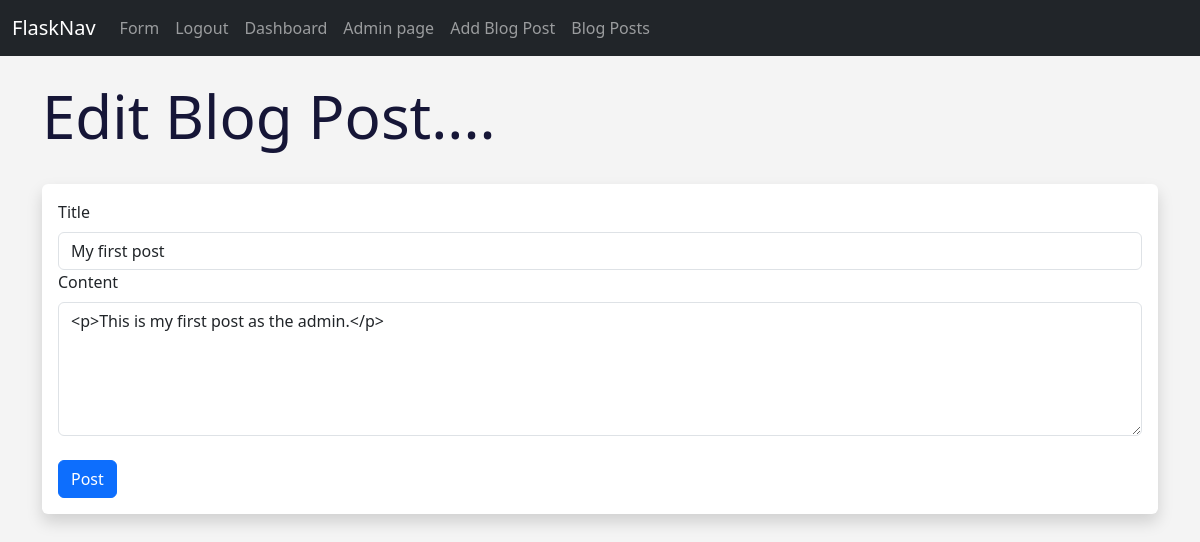
/posts/edit/1 (signed in), run on the app's committed database.
### test.py (models this page shows, shortened)
class Posts(db.Model):
      __tablename__ = "Posts"
      id = db.Column(db.Integer, primary_key=True)
      title = db.Column(db.String((255)))
      content = db.Column(db.Text)
      date_posted = db.Column(db.DateTime, default=datetime.utcnow)
      poster_id = db.Column(db.Integer, db.ForeignKey('users.id'))

### test.py (the view, shortened to what this page needs)
@app.route('/posts/edit/<int:id>', methods=['GET', 'POST'])
@login_required
def edit_post(id):
      post = Posts.query.get_or_404(id)
      form = PostForm()
      if current_user.id == post.poster_id:
            form.title.data = post.title
            form.content.data = post.content
            return render_template("edit_post.html", form=form)
      else:
            flash('Unauthorized action!')
            return redirect(url_for('post', id=post.id))

### admin/webforms.py
class PostForm(FlaskForm):
      title = StringField("Title", validators=[DataRequired()])
      content = CKEditorField('Content', validators=[DataRequired()])
      author = StringField("Author")
      submit = SubmitField("Post")

### test.py (called while the page is built)
@login_manager.user_loader
def load_user(user_id):
      return Users.query.get(int(user_id))

### templates/edit_post.html (shortened to what this page needs)
{% extends 'structure.html' %}
{% block content %}
<h1>Edit Blog Post....</h1>
<br />
<div class="shadow p-3 mb-5 bg-body rounded">
    <form action="" method="POST">
        {{ form.title.label ( class="form-label" ) }}
        {{ form.title(class="form-control") }}
        {{ form.content.label ( class="form-label" ) }}
        {{ form.content(class="form-control", rows="5") }}
        <br />
        {{ form.submit( class="btn btn-primary" ) }}
    </form>
</div>
{% endblock %}

### static/css/main.css (style rules this page uses)
h1 { color: rgb(22, 22, 55); font-size: 60px; }
body { background: #f4f4f4; }

### data on the page
Posts: title "My first post", content "<p>This is my first post as the admin.</p>"
